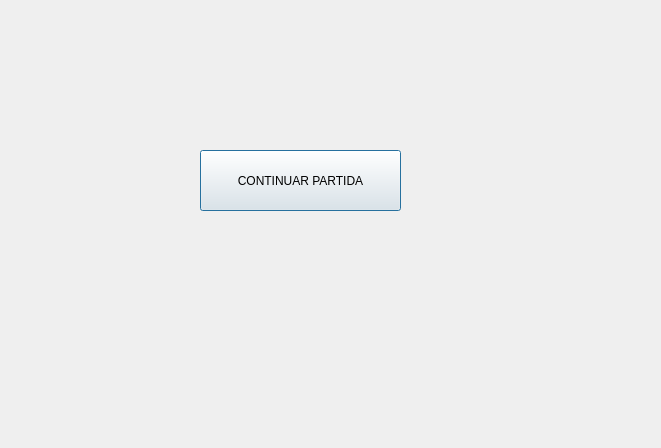
<?xml version="1.0" encoding="UTF-8"?>
<ui version="4.0">
 <class>ContinuarPartida</class>
 <widget class="QDialog" name="ContinuarPartida">
  <property name="geometry">
   <rect>
    <x>0</x>
    <y>0</y>
    <width>661</width>
    <height>448</height>
   </rect>
  </property>
  <property name="windowTitle">
   <string>Dialog</string>
  </property>
  <widget class="QPushButton" name="pushButton">
   <property name="geometry">
    <rect>
     <x>200</x>
     <y>150</y>
     <width>201</width>
     <height>61</height>
    </rect>
   </property>
   <property name="text">
    <string>CONTINUAR PARTIDA</string>
   </property>
  </widget>
 </widget>
 <resources/>
 <connections/>
</ui>
